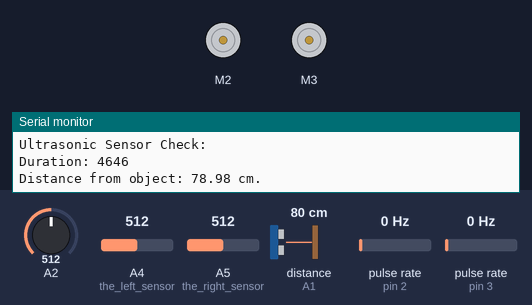
A sketch run on a simulated Arduino Uno, built with avr-gcc and run on an emulated ATmega328P. On the bench: 2 × DC motor (green arrow = forward, orange = backward, longer = faster), the last lines printed to the serial monitor. Wiring (inferred from the names in the program): ultrasonic range finder: trigger A3; echo A1; 2 × pulse sensor: data pin 2 / data pin 3. The test bench sets the inputs (shaded band); at power-on: A4 (the_left_sensor) = 512, pulse rate (sensors on pin 3, pin 2) 0 Hz, A2 = 512, A5 (the_right_sensor) = 512, distance to the obstacle (sensor on A1) 80 cm. The echo pulse lasts 58.3 µs per cm.

Above: at 0.8 s.
0.9 s: A4 (the_left_sensor) set to 109
2.4 s: A4 (the_left_sensor) set to 94
3.9 s: pulse rate (sensor on pin 3) set to 4 Hz
5.9 s: pulse rate (sensor on pin 2) set to 2 Hz
7.6 s: A4 (the_left_sensor) set to 306
At 9.58 s:
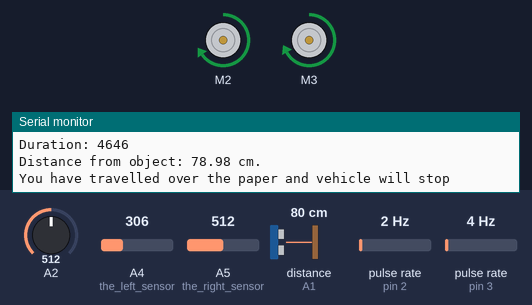
10.6 s: A4 (the_left_sensor) set to 40
At 12.3 s:
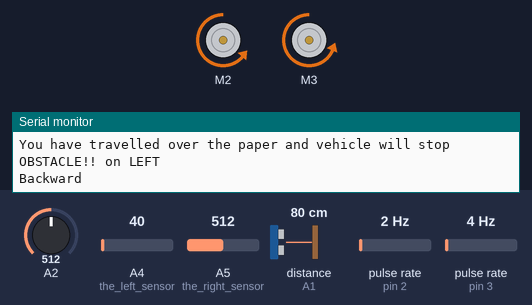
Timing chart, 0 to 24.0 s (numbered marks = the images above; inputs shaded):
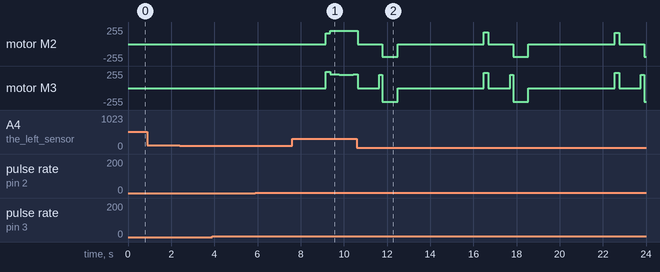

The sketch:

practice_code.ino
```cpp
// set up for wheel encoders and left and right wheels
#define LEncoderPin 3
#define REncoderPin 2
#include <AFMotor.h>

int LeftEncoderCount1 = 0;
int RightEncoderCount1 = 0;

int LeftEncoderCount = 0;
int RightEncoderCount = 0;

int DelayTime = 200;

long prevTimeL = 0;
long prevTimeR = 0;

long speedDiff = 0;
long ls = 200;
long rs = 200;

AF_DCMotor left_motor(2, MOTOR34_1KHZ);  // left motor to M2 on motor control board
AF_DCMotor right_motor(3, MOTOR12_1KHZ); // right motor to M3 on motor control board

// for checking if all sensors work, everything is set to false
boolean IRsensorLeft = false;
boolean IRsensorRight = false;
boolean downwardSensor = false;
boolean ultrasonicSensor = false;
boolean leftWheel = false;
boolean rightwheel = false;

// for set up of unltrasonic sensor
unsigned long duration;
float distance;
long i;


void setup() {
  // wheels -> interupt functions needed to detect if working when turn wheels
  attachInterrupt(1, countLEncoder, RISING); //calls on any CHANGE on pin 3 (interrupt #1, soldered to Pin3)
  attachInterrupt(0, countREncoder, RISING); //calls on any CHANGE on pin 2 (interrupt #0, connected to header on Pin2)
  interrupts();
  // Set motor direction at start to not be moving
  left_motor.run(RELEASE);
  right_motor.run(RELEASE);


// set up of all pins & sensors together

    // downward looking sensor
    pinMode(A2, INPUT);

    // ultrasonic sensor
    pinMode(A1, INPUT); // Echo
    pinMode(A3, OUTPUT); // Trig

    // IR obstacle avoidance
    pinMode(A4, INPUT); // the left sensor
    pinMode(A5, INPUT); // the right sensor

  Serial.begin (115200);

  workingSensorsCheck();

  if(IRsensorLeft == true && IRsensorRight == true && downwardSensor == true && ultrasonicSensor == true && leftWheel == true && rightwheel == true){    // == OR = ??????
    Serial.println("");
    Serial.print("You can start program now");
  } else if(IRsensorLeft == false){
    Serial.println("Check your IR left sensor and restart program");
      workingSensorsCheck(); // loop back and check sensors again
  } else if(IRsensorRight == false){
    Serial.println("Check your IR right sensor");
      workingSensorsCheck(); // loop back and check sensors again
  } else if(downwardSensor == false){
    Serial.println("Check your downward sensor");
      workingSensorsCheck(); // loop back and check sensors again
  } else if(ultrasonicSensor == false){
    Serial.println("Check your ultrasonic sensor");
      workingSensorsCheck(); // loop back and check sensors again
  } else if(leftWheel == false){
    Serial.println("Check your left wheel encoder");
      workingSensorsCheck(); // loop back and check sensors again
  } else if(rightwheel == false){
    Serial.println("Check your right wheel encoder");
      workingSensorsCheck(); // loop back and check sensors again
  }

  // delay before goes to loop
  delay(3000);
}

void loop() {
  Serial.println("Driving Straight To Start");
  DriveForward(); //start/resume forward driving
}

// functions implemented to help in numerical printing to serial monitor
float getVoltage(int pin) {
  float voltage = 5.0 * analogRead(pin) / 1024;
  return voltage;
}

// DRIVING STRAIGHT SECTION
void countLEncoder(){ // interrupt function for left encoder
    LeftEncoderCount++;
    LeftEncoderCount1++;
}

void countREncoder(){ // interrupt function for right encoder
    RightEncoderCount++;
    RightEncoderCount1++;
}


// check if all sensors are working and print to serial monitor
void workingSensorsCheck(){
  // downward facing sensor check:
  Serial.println("Downward Looking Sensor:");
  Serial.println("A2: ");
  Serial.print(getVoltage(A2));
  Serial.println("\t");

// to check I will swipe my hand under and A2 will go below 5 and I can then set the sensor to be true (working)
  if (getVoltage(A2) > 0.7){
    Serial.println("White paper detected.");
    downwardSensor = true;
  }

  // ultrasonic sensor check
  digitalWrite(A3,LOW);
  delayMicroseconds(2);
  digitalWrite(A3,HIGH);
  delayMicroseconds(10);
  digitalWrite(A3,LOW);

  duration = pulseIn(A1, HIGH); // must be HIGH from data sheet
  Serial.println("Ultrasonic Sensor Check: ");
  Serial.print("Duration: ");
  Serial.println(duration); // The length of the pulse (in microseconds) or 0 if no pulse started before the timeout.

  // ranging distance from the sensor
  Serial.print("Distance from object: ");
  distance = ((duration*0.034)/2); // this will calculate the distance in centimeters
  Serial.print(distance); //uS / 58 = centimeters or uS / 148 =inch
  Serial.println(" cm."); //uS / 58 = centimeters or uS / 148 =inch

  if(distance > 0.00){
    ultrasonicSensor = true;
  }

  IRsensorsLoop();

  // wheel check
  wheelSensorsLoop();

  Serial.println("\t");
  Serial.println("Status of all sensors: ");
  Serial.print(downwardSensor);
  Serial.println("\t");
  Serial.print(ultrasonicSensor);
  Serial.println("\t");
  Serial.print(IRsensorLeft);
  Serial.println("\t");
  Serial.print(IRsensorRight);
  Serial.println("\t");
  Serial.print(leftWheel);
  Serial.println("\t");
  Serial.print(rightwheel);
  Serial.println("\t");

}

void wheelSensorsLoop(){
  Serial.println("Motor test:");

  while(leftWheel == false){
    Serial.print("Left Encoder Check: ");
    Serial.println(LeftEncoderCount);
    if(LeftEncoderCount>0){
      leftWheel = true;
    }
  }

  while(rightwheel == false){
    Serial.print("Right Encoder Check: ");
    Serial.println(RightEncoderCount);
    if(RightEncoderCount>0){
      rightwheel = true;
    }
  }
}

void IRsensorsLoop(){
  // IR sensor check left and right
  while(IRsensorLeft == false){
    if(getVoltage(A4) < 0.5){
    Serial.print("Left IR sensor check: ");
    Serial.println("OBSTACLE!! on LEFT");
    IRsensorLeft = true;
    }
  }

  while(IRsensorRight == false){
    if(getVoltage(A4) < 0.5){
    Serial.print("Right IR sensor check: ");
    Serial.println("OBSTACLE!! on RIGHT");
    IRsensorRight = true;
    }
  }

}


// actual driving program
// Drive Straight
void DriveForward(){
    Serial.println("Forward");
    LeftEncoderCount1 = 0;//Reset encoder counters
    RightEncoderCount1 = 0;

    left_motor.run(FORWARD); //Set motors to forward
    right_motor.run(FORWARD);

    // 3 is the scaling factor on the PWM
    speedDiff = 3*(LeftEncoderCount - RightEncoderCount); //Calculate what to change speed by based on difference between the two encoder counts in the last Delaytime seconds

    // left motor ran faster so reduce and vise versa for right
    left_motor.setSpeed(ls - speedDiff);
    right_motor.setSpeed(rs + speedDiff);

    //reset encoder count
    LeftEncoderCount = 0;
    RightEncoderCount = 0;
    delay(DelayTime);


// while driving check ultrasonic sensor to see if approaching object -> makes sure the code isn't blocking other sensor data
      digitalWrite(A3,LOW);
      delayMicroseconds(2);
      digitalWrite(A3,HIGH);
      delayMicroseconds(10);
      digitalWrite(A3,LOW);

    duration = pulseIn(A1, HIGH); // must be HIGH from data sheet

    Serial.print("Duration: ");
    Serial.println(duration); // The length of the pulse (in microseconds) or 0 if no pulse started before the timeout.

    // ranging distance from the sensor
    Serial.print("Distance from object: ");
    distance = ((duration*0.034)/2); // this will calculate the distance in centimeters
    Serial.print(distance); //uS / 58 = centimeters or uS / 148 =inch
    Serial.println(" cm.");


  if (distance <= 50 ){
    Serial.println("Approaching Object (less than 50 cm away), Slowing Down Now");
    for (i=255; i>0; i=i-50) {
    left_motor.setSpeed(i);
    right_motor.setSpeed(i);
   }
  }

// while driving forward check the downward looking sensor to see if it is driving over a white piece of paper
// -> makes sure the code isn't blocking other sensor data by blocking
      if(analogRead(A2) > 0.7){
      // stop vehicle
      Serial.println("You have travelled over the paper and vehicle will stop");
      left_motor.run(RELEASE);
      right_motor.run(RELEASE);
    }

// simutanously while moving forward is checking IR sensor data to prevent blocking/other actions
if(getVoltage(A4) < 0.5 && getVoltage(A5) < 0.5){
  Serial.println("OBSTACLE!! on BOTH SIDES");
  left_motor.run(RELEASE);
  right_motor.run(RELEASE);
  delay(3000);

  DriveBackward();
  delay(1000);

  turn180();

  left_motor.run(RELEASE);
  right_motor.run(RELEASE);
  delay(4000);

}else if(getVoltage(A4) < 0.5){
  Serial.println("OBSTACLE!! on LEFT");
  left_motor.run(RELEASE);
  right_motor.run(RELEASE);
  delay(1000);

  right_motor.run(FORWARD);

  //degrees:-180 to 180. Positive number for turning right, negative number for turning left.
  right_motor.setSpeed(200);
  delay(150);

  DriveBackward();
  delay(500);

  left_motor.run(RELEASE);
  right_motor.run(RELEASE);
  delay(4000);

}else if(getVoltage(A5) < 0.5){
  Serial.println("OBSTACLE!! on RIGHT");
  left_motor.run(RELEASE);
  right_motor.run(RELEASE);
  delay(1000);

  left_motor.run(FORWARD);

  //degrees:-180 to 180. Positive number for turning right, negative number for turning left.
  left_motor.setSpeed(200);
  delay(150);

  DriveBackward();
  delay(500);

  left_motor.run(RELEASE);
  right_motor.run(RELEASE);
  delay(4000);
  }
}

void DriveBackward(){
    Serial.println("Backward");
    LeftEncoderCount1 = 0;//Reset encoder counters
    RightEncoderCount1 = 0;

    left_motor.run(BACKWARD);//Set motors to forward
    right_motor.run(BACKWARD);

      // 3 is the scaling factor on the PWM
    speedDiff = 3*(LeftEncoderCount - RightEncoderCount); //Calculate what to change speed by based on difference between the two encoder counts in the last Delaytime seconds

      // left motor ran faster so reduce and vise versa for right
      left_motor.setSpeed(ls - speedDiff);//Update speed accordingly
      right_motor.setSpeed(rs + speedDiff);

      LeftEncoderCount = 0; //reset encoder count
      RightEncoderCount = 0;
      delay(DelayTime);
}

void turn180(){
    Serial.println("180 degree turn");
    LeftEncoderCount1 = 0;//Reset encoder counters
    RightEncoderCount1 = 0;

    left_motor.run(BACKWARD);//Set motors to forward
    right_motor.run(FORWARD);

    left_motor.setSpeed(200);
    left_motor.setSpeed(200);

    delay(400);
}
```

Measured:
- after the input at 0.9 s, every drawn part: stays the same
